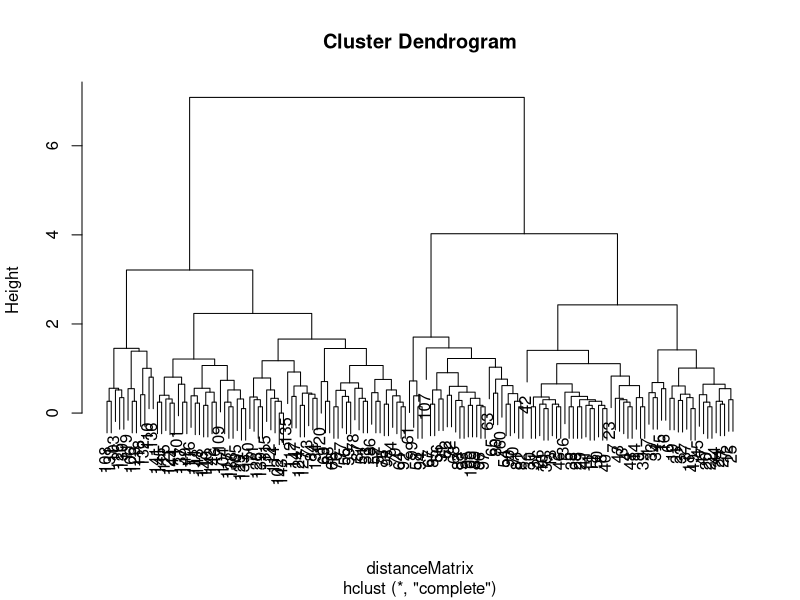
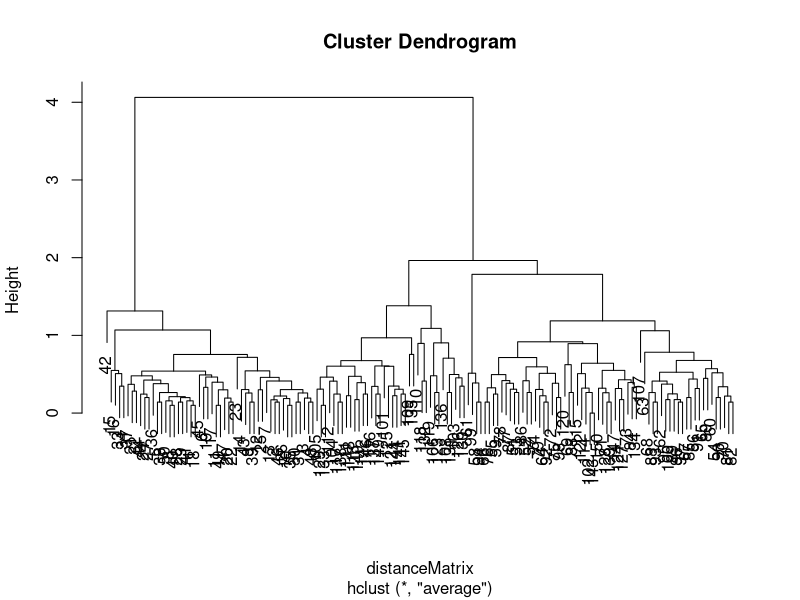
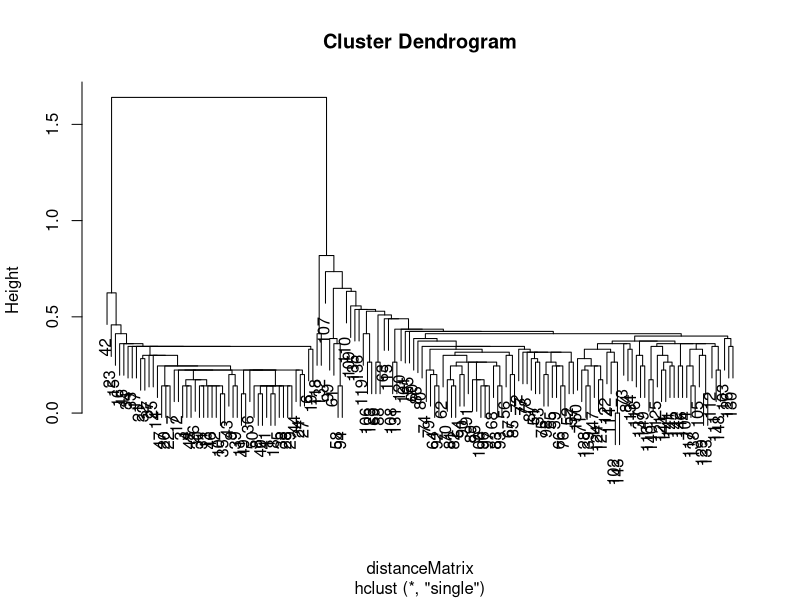

The R source for these figures, in order:
## ---- chunk 1
knitr::opts_chunk$set(echo = TRUE)
## ---- chunk 2

#install.packages("proxy")
suppressWarnings(suppressMessages(library(proxy)))

## ---- chunk 3

x <- iris[,1:4]
k <- 3

my_kmeans <- function(x, k){

  init <- sample(nrow(x), k)
  old_assignment <- rep(0, nrow(x))
  new_assignment <- c()
  counter = TRUE
  
  #first run
  for(i in 1:nrow(x)){
    dist <- c()
    for(j in 1:k){
      dist <- rbind(dist, cbind(init[j], sum(sqrt((x[i,] - x[init[j],])^2))))
    }
    dist <- data.frame(index=dist[,1], distance=dist[,2])
    lowest <- dist[which.min(dist$distance),]
    for(j in 1:k){
      if(lowest$index == init[j]){
        new_assignment[i] = j
        break
      }
    }
  }
  
  #logical variable to determine pass
  for(i in 1:length(new_assignment)){
    if(new_assignment[i] != old_assignment[i]){
      counter = FALSE
      break
    }
  }
  
  #run till convergence
  while(!counter){
    old_assignment = new_assignment
    new_assignment = c()
    assign <- data.frame(index = 1:nrow(x), old_assignment)
    centroids <- c()
    for(j in 1:k){
      filteredIndex <- subset(assign, assign$old_assignment == j)$index
      centroids <- rbind(centroids, apply(x[filteredIndex,], 2, mean))
    }
    for(i in 1:nrow(x)){
      dist <- c()
      for(j in 1:k){
        dist <- rbind(dist, cbind(j, sum(sqrt((x[i,] - centroids[j,])^2))))
      }
      dist <- data.frame(index=dist[,1], distance=dist[,2])
      lowest <- dist[which.min(dist$distance),]
      for(j in 1:k){
        if(lowest$index == j){
          new_assignment[i] = j
          break
        }
      }
    }
    counter = TRUE
    for(i in 1:length(new_assignment)){
      if(new_assignment[i] != old_assignment[i]){
        counter = FALSE
      }
    }
  }
  
  #wss and bss calculations
  global <- apply(x, 2, mean)
  wss <- c()
  bss <- 0
  for(j in 1:k){
    filtered <- x[subset(assign, assign$old_assignment == j)$index,]
    wss_sum = 0
    for(i in 1:nrow(filtered)){
      wss_sum = wss_sum + sum((filtered[i,] - centroids[j,])^2)
    }
    bss = bss + nrow(filtered)*sum((centroids[j,] - global)^2)
    wss[j] = wss_sum
  }
  
  #frequencies of each cluster
  frequencies <- table(new_assignment)
  cluster_sizes <- c()
  for(j in 1:k){
    cluster_sizes[j] = as.numeric(frequencies[j])
  }
  
  #return values
  return(list(cluster_sizes = cluster_sizes,
              cluster_means = centroids, 
              clustering_vector = new_assignment, 
              wss_cluster = wss,
              bss_over_tss = bss / (bss + sum(wss))))
  
}

#Comparison
#Notes: Generally, the functionality is the same, save for differences observed in initial samples used.
my_kmeans(x, k)
kmeans(x, k)

## ---- chunk 4

#distance object based on Euclidean distances
distanceMatrix <- proxy::dist(x)

#Heirarchical Clustering based on three linkage methods:
#Complete, Average, Single (omitted Centroid for this lab)
hc.complete <- hclust(distanceMatrix, method = "complete")
plot(hc.complete)
hc.average <- hclust(distanceMatrix, method = "average")
plot(hc.average)
hc.single <- hclust(distanceMatrix, method = "single")
plot(hc.single)

#Results of each observation's cluster classification based on the different methods
#Notes: The three methods generally got a unanimous consensus on the cluster assignment of each obs
results <- cbind(cutree(hc.complete, 3), cutree(hc.average, 3), cutree(hc.single, 3))
results

